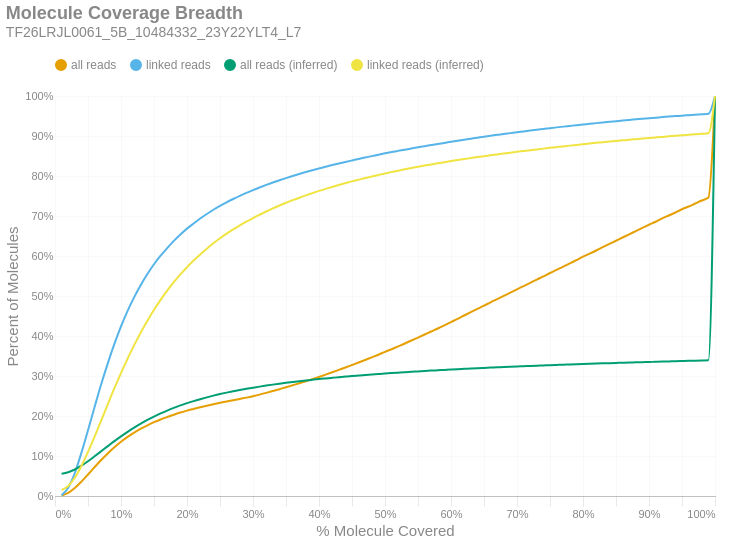

Source (notebook cell):
### Markdown cell above
### Molecule Read Coverage
This chart shows molecule coverage breadth as computed by the number of bases aligned to that molecule. In other words, "*how much of each unique long molecule is actually sequenced/aligned?*" Keep in mind there is a distinction between sequences and alignments, since some sequences belonging to a particular molecule may not align well and wouldn't appear in the alignment data. This chart also shows molecule coverage breadth as computed by the *inferred fragment* from which the aligned sequences originate. Unlike read coverage, this calculation takes into account the total insert size, including unsequenced gaps between the forward and reverse reads. Like the previous figures, these are cumulative percents.

### Code cell
if SKIPLR:
    print_html(f"Skipped")
else:
    binned_df = consolidated_hist(valids['coverage_bp'], mask, 0.01, True)
    binned_df_inf = consolidated_hist(valids['coverage_inserts'], mask, 0.01, True)
    binned_df = binned_df.with_columns(pl.lit(binned_df_inf['all reads (cumsum)']).alias('all reads (inferred)'))
    binned_df = binned_df.with_columns(pl.lit(binned_df_inf['linked reads (cumsum)']).alias('linked reads (inferred)'))
    binned_df = binned_df.with_columns(
        (pl.col('bin').cast(pl.Float64) + 0.01).alias('right_edge')
    )

    with SafeRender(binned_df):
        (
            density_plot(binned_df, 'Molecule Coverage Breadth', samplename, 'molcov', ['all reads (inferred)','linked reads (inferred)'])
            .encode(
                #x=alt.X('bin:Q', title="% Molecule Covered").axis(format = '%').scale(padding=0),
                x=alt.X('right_edge:Q', title="% Molecule Covered").axis(format='%').scale(padding=0),
                y=alt.Y('value:Q', title='Percent of Molecules')
                    .axis(format='%')
                    .stack(False)
                    .scale(domainMin=0, padding=0),
                color=alt.Color("key:N").scale(domain = ["all reads", "linked reads", "all reads (inferred)", "linked reads (inferred)"]),
                tooltip = [
                    alt.Tooltip("key:N", title = "Data Type"),
                    alt.Tooltip("range_label:N", title="% Molecule Covered"),
                    alt.Tooltip("value:Q", format = ".2%", title="% Molecules")
                ]
            )
        ).display()

### Figure 1 — Vega-Lite specification as saved in the notebook (floating-point values rounded to 4 significant figures)
{"width": "container", "height": 400, "config": {"title": {"anchor": "start", "dy": -15, "fontSize": 18, "color": "#888888", "subtitleColor": "#888888", "subtitleFontSize": 14}, "arc": {"fill": "#0072B2"}, "axis": {"domainColor": "#888888", "domainWidth": 0.5, "gridWidth": 0.2, "grid": false, "titleFontWeight": 400, "titleFontSize": 15, "labelFontSize": 11, "labelColor": "#888888", "tickColor": "#888888", "tickWidth": 0.2, "titleColor": "#888888"}, "axisBand": {"grid": false}, "axisX": {"grid": true, "tickSize": 10, "domainCap": "round"}, "axisY": {"domain": false, "grid": true, "tickSize": 0, "domainCap": "round"}, "background": "transparent", "header": {"labelFontSize": 15, "labelColor": "#888888", "titleFontSize": 15, "titleFontWeight": 600, "titleColor": "#888888"}, "legend": {"labelFont": "sans-serif", "labelFontSize": 12, "labelColor": "#888888", "symbolSize": 100, "symbolType": "circle", "titleFontSize": 12, "titlePadding": 10, "titleColor": "#888888", "title": null, "orient": "top"}, "range": {"category": ["#E69F00", "#56B4E9", "#009E73", "#F0E442", "#0072B2", "#D55E00", "#CC79A7", "#000000"], "diverging": ["#cfe8f3", "#a2d4ec", "#73bfe2", "#46abdb", "#1696d2", "#12719e"]}, "area": {"fill": "#0072B2", "fillOpacity": 0.7, "line": true, "strokeOpacity": 0.7}, "line": {"color": "#0072B2", "stroke": "#0072B2", "strokeWidth": 2}, "trail": {"color": "#0072B2", "stroke": "#0072B2", "strokeWidth": 0, "size": 1}, "point": {"filled": true, "fillOpacity": 1.0, "size": 95}, "text": {"color": "#888888", "fontSize": 11, "align": "right", "fontWeight": 400, "size": 11}, "bar": {"fill": "#0072B2", "stroke": null}, "view": {"stroke": null, "continuousWidth": 660, "continuousHeight": 400}}, "data": {"name": "data-337617cf9c75dbb95d07126dbf50b928"}, "mark": {"type": "line", "interpolate": "monotone", "point": {"opacity": 0, "size": 275}}, "encoding": {"color": {"field": "key", "scale": {"domain": ["all reads", "linked reads", "all reads (inferred)", "linked reads (inferred)"]}, "type": "nominal"}, "tooltip": [{"field": "key", "title": "Data Type", "type": "nominal"}, {"field": "range_label", "title": "% Molecule Covered", "type": "nominal"}, {"field": "value", "format": ".2%", "title": "% Molecules", "type": "quantitative"}], "x": {"axis": {"format": "%"}, "field": "right_edge", "scale": {"padding": 0}, "title": "% Molecule Covered", "type": "quantitative"}, "y": {"axis": {"format": "%"}, "field": "value", "scale": {"domainMin": 0, "padding": 0}, "stack": false, "title": "Percent of Molecules", "type": "quantitative"}}, "params": [{"name": "param_c36ac31b6afebe62", "select": {"type": "point", "fields": ["key"]}, "bind": "legend"}], "title": {"text": "Molecule Coverage Breadth", "subtitle": "TF26LRJL0061_5B_10484332_23Y22YLT4_L7"}, "transform": [{"fold": ["all reads (cumsum)", "linked reads (cumsum)", "all reads (inferred)", "linked reads (inferred)"]}, {"calculate": "replace(datum.key, ' (cumsum)', '')", "as": "key"}, {"filter": {"param": "param_c36ac31b6afebe62"}}], "usermeta": {"embedOptions": {"downloadFileName": "TF26LRJL0061_5B_10484332_23Y22YLT4_L7.molcov"}}, "$schema": "https://vega.github.io/schema/vega-lite/v6.4.1.json", "datasets": {"data-337617cf9c75dbb95d07126dbf50b928": [{"bin": "0.0", "interval": "0.0-0.01", "all reads": 0.0009559, "linked reads": 0.001832, "all reads (cumsum)": 0.0009559, "linked reads (cumsum)": 0.001832, "range_label": "0.0-0.01", "all reads (inferred)": 0.05577, "linked reads (inferred)": 0.01501, "right_edge": 0.01}, {"bin": "0.01", "interval": "0.01-0.02", "all reads": 0.006671, "linked reads": 0.01871, "all reads (cumsum)": 0.007627, "linked reads (cumsum)": 0.02054, "range_label": "0.01-0.02", "all reads (inferred)": 0.05944, "linked reads (inferred)": 0.02502, "right_edge": 0.02}, {"bin": "0.02", "interval": "0.02-0.03", "all reads": 0.01216, "linked reads": 0.03694, "all reads (cumsum)": 0.01979, "linked reads (cumsum)": 0.05749, "range_label": "0.02-0.03", "all reads (inferred)": 0.06629, "linked reads (inferred)": 0.04566, "right_edge": 0.03}, {"bin": "0.03", "interval": "0.03-0.04", "all reads": 0.01611, "linked reads": 0.0504, "all reads (cumsum)": 0.0359, "linked reads (cumsum)": 0.1079, "range_label": "0.03-0.04", "all reads (inferred)": 0.07573, "linked reads (inferred)": 0.07495, "right_edge": 0.04}, {"bin": "0.04", "interval": "0.04-0.05", "all reads": 0.01789, "linked reads": 0.05645, "all reads (cumsum)": 0.05379, "linked reads (cumsum)": 0.1643, "range_label": "0.04-0.05", "all reads (inferred)": 0.08697, "linked reads (inferred)": 0.1101, "right_edge": 0.05}, {"bin": "0.05", "interval": "0.05-0.06", "all reads": 0.01841, "linked reads": 0.05834, "all reads (cumsum)": 0.0722, "linked reads (cumsum)": 0.2227, "range_label": "0.05-0.06", "all reads (inferred)": 0.09922, "linked reads (inferred)": 0.1487, "right_edge": 0.06}, {"bin": "0.06", "interval": "0.06-0.07", "all reads": 0.01786, "linked reads": 0.05681, "all reads (cumsum)": 0.09006, "linked reads (cumsum)": 0.2795, "range_label": "0.06-0.07", "all reads (inferred)": 0.1119, "linked reads (inferred)": 0.1888, "right_edge": 0.07}, {"bin": "0.07", "interval": "0.07-0.08", "all reads": 0.01643, "linked reads": 0.05223, "all reads (cumsum)": 0.1065, "linked reads (cumsum)": 0.3317, "range_label": "0.07-0.08", "all reads (inferred)": 0.1246, "linked reads (inferred)": 0.2294, "right_edge": 0.08}, {"bin": "0.08", "interval": "0.08-0.09", "all reads": 0.01519, "linked reads": 0.04844, "all reads (cumsum)": 0.1217, "linked reads (cumsum)": 0.3802, "range_label": "0.08-0.09", "all reads (inferred)": 0.1372, "linked reads (inferred)": 0.2695, "right_edge": 0.09}, {"bin": "0.09", "interval": "0.09-0.1", "all reads": 0.0138, "linked reads": 0.04391, "all reads (cumsum)": 0.1355, "linked reads (cumsum)": 0.4241, "range_label": "0.09-0.1", "all reads (inferred)": 0.1491, "linked reads (inferred)": 0.3073, "right_edge": 0.1}, {"bin": "0.1", "interval": "0.1-0.11", "all reads": 0.01222, "linked reads": 0.03888, "all reads (cumsum)": 0.1477, "linked reads (cumsum)": 0.4629, "range_label": "0.1-0.11", "all reads (inferred)": 0.1604, "linked reads (inferred)": 0.3435, "right_edge": 0.11}, {"bin": "0.11", "interval": "0.11-0.12", "all reads": 0.01081, "linked reads": 0.0343, "all reads (cumsum)": 0.1585, "linked reads (cumsum)": 0.4973, "range_label": "0.11-0.12", "all reads (inferred)": 0.171, "linked reads (inferred)": 0.3773, "right_edge": 0.12}, {"bin": "0.12", "interval": "0.12-0.13", "all reads": 0.009629, "linked reads": 0.03048, "all reads (cumsum)": 0.1681, "linked reads (cumsum)": 0.5277, "range_label": "0.12-0.13", "all reads (inferred)": 0.1808, "linked reads (inferred)": 0.4086, "right_edge": 0.13}, {"bin": "0.13", "interval": "0.13-0.14", "all reads": 0.008648, "linked reads": 0.02735, "all reads (cumsum)": 0.1768, "linked reads (cumsum)": 0.5551, "range_label": "0.13-0.14", "all reads (inferred)": 0.1901, "linked reads (inferred)": 0.4381, "right_edge": 0.14}, {"bin": "0.14", "interval": "0.14-0.15", "all reads": 0.00775, "linked reads": 0.02434, "all reads (cumsum)": 0.1845, "linked reads (cumsum)": 0.5794, "range_label": "0.14-0.15", "all reads (inferred)": 0.1987, "linked reads (inferred)": 0.4655, "right_edge": 0.15}, {"bin": "0.15", "interval": "0.15-0.16", "all reads": 0.006831, "linked reads": 0.02134, "all reads (cumsum)": 0.1914, "linked reads (cumsum)": 0.6008, "range_label": "0.15-0.16", "all reads (inferred)": 0.2064, "linked reads (inferred)": 0.4902, "right_edge": 0.16}, {"bin": "0.16", "interval": "0.16-0.17", "all reads": 0.006131, "linked reads": 0.01908, "all reads (cumsum)": 0.1975, "linked reads (cumsum)": 0.6198, "range_label": "0.16-0.17", "all reads (inferred)": 0.2136, "linked reads (inferred)": 0.5132, "right_edge": 0.17}, {"bin": "0.17", "interval": "0.17-0.18", "all reads": 0.005798, "linked reads": 0.01791, "all reads (cumsum)": 0.2033, "linked reads (cumsum)": 0.6378, "range_label": "0.17-0.18", "all reads (inferred)": 0.2203, "linked reads (inferred)": 0.5345, "right_edge": 0.18}, {"bin": "0.18", "interval": "0.18-0.19", "all reads": 0.005277, "linked reads": 0.01611, "all reads (cumsum)": 0.2086, "linked reads (cumsum)": 0.6539, "range_label": "0.18-0.19", "all reads (inferred)": 0.2265, "linked reads (inferred)": 0.5541, "right_edge": 0.19}, {"bin": "0.19", "interval": "0.19-0.2", "all reads": 0.004833, "linked reads": 0.01462, "all reads (cumsum)": 0.2134, "linked reads (cumsum)": 0.6685, "range_label": "0.19-0.2", "all reads (inferred)": 0.2321, "linked reads (inferred)": 0.572, "right_edge": 0.2}, {"bin": "0.2", "interval": "0.2-0.21", "all reads": 0.004281, "linked reads": 0.01281, "all reads (cumsum)": 0.2177, "linked reads (cumsum)": 0.6813, "range_label": "0.2-0.21", "all reads (inferred)": 0.2373, "linked reads (inferred)": 0.5885, "right_edge": 0.21}, {"bin": "0.21", "interval": "0.21-0.22", "all reads": 0.004167, "linked reads": 0.01235, "all reads (cumsum)": 0.2218, "linked reads (cumsum)": 0.6936, "range_label": "0.21-0.22", "all reads (inferred)": 0.2421, "linked reads (inferred)": 0.6038, "right_edge": 0.22}, {"bin": "0.22", "interval": "0.22-0.23", "all reads": 0.00391, "linked reads": 0.01137, "all reads (cumsum)": 0.2258, "linked reads (cumsum)": 0.705, "range_label": "0.22-0.23", "all reads (inferred)": 0.2466, "linked reads (inferred)": 0.6183, "right_edge": 0.23}, {"bin": "0.23", "interval": "0.23-0.24", "all reads": 0.003737, "linked reads": 0.01063, "all reads (cumsum)": 0.2295, "linked reads (cumsum)": 0.7156, "range_label": "0.23-0.24", "all reads (inferred)": 0.2509, "linked reads (inferred)": 0.6318, "right_edge": 0.24}, {"bin": "0.24", "interval": "0.24-0.25", "all reads": 0.003487, "linked reads": 0.00962, "all reads (cumsum)": 0.233, "linked reads (cumsum)": 0.7253, "range_label": "0.24-0.25", "all reads (inferred)": 0.2549, "linked reads (inferred)": 0.6444, "right_edge": 0.25}, {"bin": "0.25", "interval": "0.25-0.26", "all reads": 0.003311, "linked reads": 0.008938, "all reads (cumsum)": 0.2363, "linked reads (cumsum)": 0.7342, "range_label": "0.25-0.26", "all reads (inferred)": 0.2585, "linked reads (inferred)": 0.6558, "right_edge": 0.26}, {"bin": "0.26", "interval": "0.26-0.27", "all reads": 0.003167, "linked reads": 0.008344, "all reads (cumsum)": 0.2395, "linked reads (cumsum)": 0.7425, "range_label": "0.26-0.27", "all reads (inferred)": 0.2619, "linked reads (inferred)": 0.6665, "right_edge": 0.27}, {"bin": "0.27", "interval": "0.27-0.28", "all reads": 0.003227, "linked reads": 0.007997, "all reads (cumsum)": 0.2427, "linked reads (cumsum)": 0.7505, "range_label": "0.27-0.28", "all reads (inferred)": 0.265, "linked reads (inferred)": 0.6766, "right_edge": 0.28}, {"bin": "0.28", "interval": "0.28-0.29", "all reads": 0.003277, "linked reads": 0.00741, "all reads (cumsum)": 0.246, "linked reads (cumsum)": 0.758, "range_label": "0.28-0.29", "all reads (inferred)": 0.268, "linked reads (inferred)": 0.6859, "right_edge": 0.29}, {"bin": "0.29", "interval": "0.29-0.3", "all reads": 0.003579, "linked reads": 0.006914, "all reads (cumsum)": 0.2495, "linked reads (cumsum)": 0.7649, "range_label": "0.29-0.3", "all reads (inferred)": 0.2708, "linked reads (inferred)": 0.6948, "right_edge": 0.3}, {"bin": "0.3", "interval": "0.3-0.31", "all reads": 0.003959, "linked reads": 0.00652, "all reads (cumsum)": 0.2535, "linked reads (cumsum)": 0.7714, "range_label": "0.3-0.31", "all reads (inferred)": 0.2734, "linked reads (inferred)": 0.7032, "right_edge": 0.31}, {"bin": "0.31", "interval": "0.31-0.32", "all reads": 0.004386, "linked reads": 0.006289, "all reads (cumsum)": 0.2579, "linked reads (cumsum)": 0.7777, "range_label": "0.31-0.32", "all reads (inferred)": 0.276, "linked reads (inferred)": 0.7113, "right_edge": 0.32}, {"bin": "0.32", "interval": "0.32-0.33", "all reads": 0.004533, "linked reads": 0.006082, "all reads (cumsum)": 0.2624, "linked reads (cumsum)": 0.7838, "range_label": "0.32-0.33", "all reads (inferred)": 0.2784, "linked reads (inferred)": 0.719, "right_edge": 0.33}, {"bin": "0.33", "interval": "0.33-0.34", "all reads": 0.004657, "linked reads": 0.005578, "all reads (cumsum)": 0.2671, "linked reads (cumsum)": 0.7893, "range_label": "0.33-0.34", "all reads (inferred)": 0.2807, "linked reads (inferred)": 0.7262, "right_edge": 0.34}, {"bin": "0.34", "interval": "0.34-0.35", "all reads": 0.004736, "linked reads": 0.005427, "all reads (cumsum)": 0.2718, "linked reads (cumsum)": 0.7948, "range_label": "0.34-0.35", "all reads (inferred)": 0.2829, "linked reads (inferred)": 0.7331, "right_edge": 0.35}, {"bin": "0.35", "interval": "0.35-0.36", "all reads": 0.004947, "linked reads": 0.005241, "all reads (cumsum)": 0.2768, "linked reads (cumsum)": 0.8, "range_label": "0.35-0.36", "all reads (inferred)": 0.2849, "linked reads (inferred)": 0.7396, "right_edge": 0.36}, {"bin": "0.36", "interval": "0.36-0.37", "all reads": 0.004979, "linked reads": 0.005002, "all reads (cumsum)": 0.2817, "linked reads (cumsum)": 0.805, "range_label": "0.36-0.37", "all reads (inferred)": 0.2869, "linked reads (inferred)": 0.7458, "right_edge": 0.37}, {"bin": "0.37", "interval": "0.37-0.38", "all reads": 0.005101, "linked reads": 0.004817, "all reads (cumsum)": 0.2868, "linked reads (cumsum)": 0.8098, "range_label": "0.37-0.38", "all reads (inferred)": 0.2888, "linked reads (inferred)": 0.7516, "right_edge": 0.38}, {"bin": "0.38", "interval": "0.38-0.39", "all reads": 0.005261, "linked reads": 0.00465, "all reads (cumsum)": 0.2921, "linked reads (cumsum)": 0.8145, "range_label": "0.38-0.39", "all reads (inferred)": 0.2905, "linked reads (inferred)": 0.7572, "right_edge": 0.39}, {"bin": "0.39", "interval": "0.39-0.4", "all reads": 0.00553, "linked reads": 0.004381, "all reads (cumsum)": 0.2976, "linked reads (cumsum)": 0.8189, "range_label": "0.39-0.4", "all reads (inferred)": 0.2923, "linked reads (inferred)": 0.7627, "right_edge": 0.4}, {"bin": "0.4", "interval": "0.4-0.41", "all reads": 0.005716, "linked reads": 0.004292, "all reads (cumsum)": 0.3033, "linked reads (cumsum)": 0.8231, "range_label": "0.4-0.41", "all reads (inferred)": 0.2939, "linked reads (inferred)": 0.7677, "right_edge": 0.41}, {"bin": "0.41", "interval": "0.41-0.42", "all reads": 0.005917, "linked reads": 0.004142, "all reads (cumsum)": 0.3093, "linked reads (cumsum)": 0.8273, "range_label": "0.41-0.42", "all reads (inferred)": 0.2955, "linked reads (inferred)": 0.7726, "right_edge": 0.42}, {"bin": "0.42", "interval": "0.42-0.43", "all reads": 0.006018, "linked reads": 0.004042, "all reads (cumsum)": 0.3153, "linked reads (cumsum)": 0.8313, "range_label": "0.42-0.43", "all reads (inferred)": 0.297, "linked reads (inferred)": 0.7775, "right_edge": 0.43}, {"bin": "0.43", "interval": "0.43-0.44", "all reads": 0.005997, "linked reads": 0.003849, "all reads (cumsum)": 0.3213, "linked reads (cumsum)": 0.8352, "range_label": "0.43-0.44", "all reads (inferred)": 0.2985, "linked reads (inferred)": 0.7821, "right_edge": 0.44}, {"bin": "0.44", "interval": "0.44-0.45", "all reads": 0.006173, "linked reads": 0.003692, "all reads (cumsum)": 0.3275, "linked reads (cumsum)": 0.8389, "range_label": "0.44-0.45", "all reads (inferred)": 0.2999, "linked reads (inferred)": 0.7866, "right_edge": 0.45}, {"bin": "0.45", "interval": "0.45-0.46", "all reads": 0.006238, "linked reads": 0.003627, "all reads (cumsum)": 0.3337, "linked reads (cumsum)": 0.8425, "range_label": "0.45-0.46", "all reads (inferred)": 0.3012, "linked reads (inferred)": 0.7908, "right_edge": 0.46}, {"bin": "0.46", "interval": "0.46-0.47", "all reads": 0.006437, "linked reads": 0.003802, "all reads (cumsum)": 0.3401, "linked reads (cumsum)": 0.8463, "range_label": "0.46-0.47", "all reads (inferred)": 0.3025, "linked reads (inferred)": 0.7949, "right_edge": 0.47}, {"bin": "0.47", "interval": "0.47-0.48", "all reads": 0.006572, "linked reads": 0.00344, "all reads (cumsum)": 0.3467, "linked reads (cumsum)": 0.8497, "range_label": "0.47-0.48", "all reads (inferred)": 0.3037, "linked reads (inferred)": 0.7987, "right_edge": 0.48}, {"bin": "0.48", "interval": "0.48-0.49", "all reads": 0.006496, "linked reads": 0.003489, "all reads (cumsum)": 0.3532, "linked reads (cumsum)": 0.8532, "range_label": "0.48-0.49", "all reads (inferred)": 0.305, "linked reads (inferred)": 0.8026, "right_edge": 0.49}, {"bin": "0.49", "interval": "0.49-0.5", "all reads": 0.00722, "linked reads": 0.003408, "all reads (cumsum)": 0.3604, "linked reads (cumsum)": 0.8566, "range_label": "0.49-0.5", "all reads (inferred)": 0.3062, "linked reads (inferred)": 0.8064, "right_edge": 0.5}, {"bin": "0.5", "interval": "0.5-0.51", "all reads": 0.006515, "linked reads": 0.003135, "all reads (cumsum)": 0.3669, "linked reads (cumsum)": 0.8598, "range_label": "0.5-0.51", "all reads (inferred)": 0.3073, "linked reads (inferred)": 0.81, "right_edge": 0.51}, {"bin": "0.51", "interval": "0.51-0.52", "all reads": 0.007277, "linked reads": 0.003038, "all reads (cumsum)": 0.3742, "linked reads (cumsum)": 0.8628, "range_label": "0.51-0.52", "all reads (inferred)": 0.3084, "linked reads (inferred)": 0.8133, "right_edge": 0.52}, {"bin": "0.52", "interval": "0.52-0.53", "all reads": 0.007091, "linked reads": 0.003019, "all reads (cumsum)": 0.3813, "linked reads (cumsum)": 0.8658, "range_label": "0.52-0.53", "all reads (inferred)": 0.3095, "linked reads (inferred)": 0.8167, "right_edge": 0.53}, {"bin": "0.53", "interval": "0.53-0.54", "all reads": 0.007478, "linked reads": 0.002945, "all reads (cumsum)": 0.3888, "linked reads (cumsum)": 0.8688, "range_label": "0.53-0.54", "all reads (inferred)": 0.3105, "linked reads (inferred)": 0.8199, "right_edge": 0.54}, {"bin": "0.54", "interval": "0.54-0.55", "all reads": 0.007321, "linked reads": 0.002959, "all reads (cumsum)": 0.3961, "linked reads (cumsum)": 0.8717, "range_label": "0.54-0.55", "all reads (inferred)": 0.3115, "linked reads (inferred)": 0.8229, "right_edge": 0.55}, {"bin": "0.55", "interval": "0.55-0.56", "all reads": 0.007583, "linked reads": 0.002809, "all reads (cumsum)": 0.4037, "linked reads (cumsum)": 0.8745, "range_label": "0.55-0.56", "all reads (inferred)": 0.3125, "linked reads (inferred)": 0.826, "right_edge": 0.56}, {"bin": "0.56", "interval": "0.56-0.57", "all reads": 0.007589, "linked reads": 0.002813, "all reads (cumsum)": 0.4113, "linked reads (cumsum)": 0.8774, "range_label": "0.56-0.57", "all reads (inferred)": 0.3135, "linked reads (inferred)": 0.8289, "right_edge": 0.57}, {"bin": "0.57", "interval": "0.57-0.58", "all reads": 0.007539, "linked reads": 0.002747, "all reads (cumsum)": 0.4188, "linked reads (cumsum)": 0.8801, "range_label": "0.57-0.58", "all reads (inferred)": 0.3144, "linked reads (inferred)": 0.8317, "right_edge": 0.58}, {"bin": "0.58", "interval": "0.58-0.59", "all reads": 0.007913, "linked reads": 0.002597, "all reads (cumsum)": 0.4267, "linked reads (cumsum)": 0.8827, "range_label": "0.58-0.59", "all reads (inferred)": 0.3153, "linked reads (inferred)": 0.8345, "right_edge": 0.59}, {"bin": "0.59", "interval": "0.59-0.6", "all reads": 0.008109, "linked reads": 0.002722, "all reads (cumsum)": 0.4348, "linked reads (cumsum)": 0.8854, "range_label": "0.59-0.6", "all reads (inferred)": 0.3162, "linked reads (inferred)": 0.8372, "right_edge": 0.6}, {"bin": "0.6", "interval": "0.6-0.61", "all reads": 0.007943, "linked reads": 0.002639, "all reads (cumsum)": 0.4428, "linked reads (cumsum)": 0.8881, "range_label": "0.6-0.61", "all reads (inferred)": 0.3171, "linked reads (inferred)": 0.8398, "right_edge": 0.61}, {"bin": "0.61", "interval": "0.61-0.62", "all reads": 0.008475, "linked reads": 0.002568, "all reads (cumsum)": 0.4512, "linked reads (cumsum)": 0.8906, "range_label": "0.61-0.62", "all reads (inferred)": 0.3179, "linked reads (inferred)": 0.8423, "right_edge": 0.62}, {"bin": "0.62", "interval": "0.62-0.63", "all reads": 0.00828, "linked reads": 0.002644, "all reads (cumsum)": 0.4595, "linked reads (cumsum)": 0.8933, "range_label": "0.62-0.63", "all reads (inferred)": 0.3187, "linked reads (inferred)": 0.8448, "right_edge": 0.63}, {"bin": "0.63", "interval": "0.63-0.64", "all reads": 0.008156, "linked reads": 0.002472, "all reads (cumsum)": 0.4677, "linked reads (cumsum)": 0.8957, "range_label": "0.63-0.64", "all reads (inferred)": 0.3195, "linked reads (inferred)": 0.8472, "right_edge": 0.64}, {"bin": "0.64", "interval": "0.64-0.65", "all reads": 0.008055, "linked reads": 0.002491, "all reads (cumsum)": 0.4757, "linked reads (cumsum)": 0.8982, "range_label": "0.64-0.65", "all reads (inferred)": 0.3203, "linked reads (inferred)": 0.8495, "right_edge": 0.65}, {"bin": "0.65", "interval": "0.65-0.66", "all reads": 0.008435, "linked reads": 0.002383, "all reads (cumsum)": 0.4842, "linked reads (cumsum)": 0.9006, "range_label": "0.65-0.66", "all reads (inferred)": 0.321, "linked reads (inferred)": 0.8517, "right_edge": 0.66}, {"bin": "0.66", "interval": "0.66-0.67", "all reads": 0.008081, "linked reads": 0.002229, "all reads (cumsum)": 0.4923, "linked reads (cumsum)": 0.9028, "range_label": "0.66-0.67", "all reads (inferred)": 0.3217, "linked reads (inferred)": 0.8539, "right_edge": 0.67}, {"bin": "0.67", "interval": "0.67-0.68", "all reads": 0.00819, "linked reads": 0.002209, "all reads (cumsum)": 0.5004, "linked reads (cumsum)": 0.9051, "range_label": "0.67-0.68", "all reads (inferred)": 0.3224, "linked reads (inferred)": 0.8562, "right_edge": 0.68}, {"bin": "0.68", "interval": "0.68-0.69", "all reads": 0.008116, "linked reads": 0.002138, "all reads (cumsum)": 0.5086, "linked reads (cumsum)": 0.9072, "range_label": "0.68-0.69", "all reads (inferred)": 0.3232, "linked reads (inferred)": 0.8583, "right_edge": 0.69}, {"bin": "0.69", "interval": "0.69-0.7", "all reads": 0.008214, "linked reads": 0.002193, "all reads (cumsum)": 0.5168, "linked reads (cumsum)": 0.9094, "range_label": "0.69-0.7", "all reads (inferred)": 0.3238, "linked reads (inferred)": 0.8604, "right_edge": 0.7}, {"bin": "0.7", "interval": "0.7-0.71", "all reads": 0.008032, "linked reads": 0.002061, "all reads (cumsum)": 0.5248, "linked reads (cumsum)": 0.9114, "range_label": "0.7-0.71", "all reads (inferred)": 0.3245, "linked reads (inferred)": 0.8625, "right_edge": 0.71}, {"bin": "0.71", "interval": "0.71-0.72", "all reads": 0.008037, "linked reads": 0.002169, "all reads (cumsum)": 0.5328, "linked reads (cumsum)": 0.9136, "range_label": "0.71-0.72", "all reads (inferred)": 0.3252, "linked reads (inferred)": 0.8646, "right_edge": 0.72}, {"bin": "0.72", "interval": "0.72-0.73", "all reads": 0.008193, "linked reads": 0.002065, "all reads (cumsum)": 0.541, "linked reads (cumsum)": 0.9157, "range_label": "0.72-0.73", "all reads (inferred)": 0.3258, "linked reads (inferred)": 0.8665, "right_edge": 0.73}, {"bin": "0.73", "interval": "0.73-0.74", "all reads": 0.008039, "linked reads": 0.00193, "all reads (cumsum)": 0.5491, "linked reads (cumsum)": 0.9176, "range_label": "0.73-0.74", "all reads (inferred)": 0.3264, "linked reads (inferred)": 0.8684, "right_edge": 0.74}, {"bin": "0.74", "interval": "0.74-0.75", "all reads": 0.008461, "linked reads": 0.002019, "all reads (cumsum)": 0.5575, "linked reads (cumsum)": 0.9196, "range_label": "0.74-0.75", "all reads (inferred)": 0.3271, "linked reads (inferred)": 0.8704, "right_edge": 0.75}, {"bin": "0.75", "interval": "0.75-0.76", "all reads": 0.007834, "linked reads": 0.001941, "all reads (cumsum)": 0.5654, "linked reads (cumsum)": 0.9216, "range_label": "0.75-0.76", "all reads (inferred)": 0.3277, "linked reads (inferred)": 0.8722, "right_edge": 0.76}, {"bin": "0.76", "interval": "0.76-0.77", "all reads": 0.008234, "linked reads": 0.001883, "all reads (cumsum)": 0.5736, "linked reads (cumsum)": 0.9235, "range_label": "0.76-0.77", "all reads (inferred)": 0.3282, "linked reads (inferred)": 0.874, "right_edge": 0.77}, {"bin": "0.77", "interval": "0.77-0.78", "all reads": 0.007946, "linked reads": 0.00182, "all reads (cumsum)": 0.5815, "linked reads (cumsum)": 0.9253, "range_label": "0.77-0.78", "all reads (inferred)": 0.3289, "linked reads (inferred)": 0.8759, "right_edge": 0.78}, {"bin": "0.78", "interval": "0.78-0.79", "all reads": 0.008097, "linked reads": 0.001832, "all reads (cumsum)": 0.5896, "linked reads (cumsum)": 0.9271, "range_label": "0.78-0.79", "all reads (inferred)": 0.3294, "linked reads (inferred)": 0.8777, "right_edge": 0.79}, {"bin": "0.79", "interval": "0.79-0.8", "all reads": 0.008574, "linked reads": 0.001727, "all reads (cumsum)": 0.5982, "linked reads (cumsum)": 0.9288, "range_label": "0.79-0.8", "all reads (inferred)": 0.33, "linked reads (inferred)": 0.8795, "right_edge": 0.8}, {"bin": "0.8", "interval": "0.8-0.81", "all reads": 0.007676, "linked reads": 0.001595, "all reads (cumsum)": 0.6059, "linked reads (cumsum)": 0.9304, "range_label": "0.8-0.81", "all reads (inferred)": 0.3306, "linked reads (inferred)": 0.8812, "right_edge": 0.81}, {"bin": "0.81", "interval": "0.81-0.82", "all reads": 0.007911, "linked reads": 0.001748, "all reads (cumsum)": 0.6138, "linked reads (cumsum)": 0.9322, "range_label": "0.81-0.82", "all reads (inferred)": 0.3311, "linked reads (inferred)": 0.8829, "right_edge": 0.82}, {"bin": "0.82", "interval": "0.82-0.83", "all reads": 0.008262, "linked reads": 0.001676, "all reads (cumsum)": 0.6221, "linked reads (cumsum)": 0.9339, "range_label": "0.82-0.83", "all reads (inferred)": 0.3317, "linked reads (inferred)": 0.8845, "right_edge": 0.83}, {"bin": "0.83", "interval": "0.83-0.84", "all reads": 0.008111, "linked reads": 0.001612, "all reads (cumsum)": 0.6302, "linked reads (cumsum)": 0.9355, "range_label": "0.83-0.84", "all reads (inferred)": 0.3322, "linked reads (inferred)": 0.8861, "right_edge": 0.84}, {"bin": "0.84", "interval": "0.84-0.85", "all reads": 0.007949, "linked reads": 0.001578, "all reads (cumsum)": 0.6381, "linked reads (cumsum)": 0.937, "range_label": "0.84-0.85", "all reads (inferred)": 0.3327, "linked reads (inferred)": 0.8876, "right_edge": 0.85}, {"bin": "0.85", "interval": "0.85-0.86", "all reads": 0.008108, "linked reads": 0.001494, "all reads (cumsum)": 0.6462, "linked reads (cumsum)": 0.9385, "range_label": "0.85-0.86", "all reads (inferred)": 0.3332, "linked reads (inferred)": 0.8892, "right_edge": 0.86}, {"bin": "0.86", "interval": "0.86-0.87", "all reads": 0.00795, "linked reads": 0.00164, "all reads (cumsum)": 0.6542, "linked reads (cumsum)": 0.9402, "range_label": "0.86-0.87", "all reads (inferred)": 0.3337, "linked reads (inferred)": 0.8907, "right_edge": 0.87}, {"bin": "0.87", "interval": "0.87-0.88", "all reads": 0.008166, "linked reads": 0.001417, "all reads (cumsum)": 0.6624, "linked reads (cumsum)": 0.9416, "range_label": "0.87-0.88", "all reads (inferred)": 0.3342, "linked reads (inferred)": 0.8921, "right_edge": 0.88}, {"bin": "0.88", "interval": "0.88-0.89", "all reads": 0.007905, "linked reads": 0.001519, "all reads (cumsum)": 0.6703, "linked reads (cumsum)": 0.9431, "range_label": "0.88-0.89", "all reads (inferred)": 0.3346, "linked reads (inferred)": 0.8936, "right_edge": 0.89}, {"bin": "0.89", "interval": "0.89-0.9", "all reads": 0.007897, "linked reads": 0.001398, "all reads (cumsum)": 0.6782, "linked reads (cumsum)": 0.9445, "range_label": "0.89-0.9", "all reads (inferred)": 0.3351, "linked reads (inferred)": 0.8949, "right_edge": 0.9}, {"bin": "0.9", "interval": "0.9-0.91", "all reads": 0.007436, "linked reads": 0.001263, "all reads (cumsum)": 0.6856, "linked reads (cumsum)": 0.9458, "range_label": "0.9-0.91", "all reads (inferred)": 0.3356, "linked reads (inferred)": 0.8964, "right_edge": 0.91}, {"bin": "0.91", "interval": "0.91-0.92", "all reads": 0.008498, "linked reads": 0.001443, "all reads (cumsum)": 0.6941, "linked reads (cumsum)": 0.9472, "range_label": "0.91-0.92", "all reads (inferred)": 0.336, "linked reads (inferred)": 0.8978, "right_edge": 0.92}, {"bin": "0.92", "interval": "0.92-0.93", "all reads": 0.00709, "linked reads": 0.00132, "all reads (cumsum)": 0.7012, "linked reads (cumsum)": 0.9485, "range_label": "0.92-0.93", "all reads (inferred)": 0.3365, "linked reads (inferred)": 0.8991, "right_edge": 0.93}, {"bin": "0.93", "interval": "0.93-0.94", "all reads": 0.007563, "linked reads": 0.00119, "all reads (cumsum)": 0.7087, "linked reads (cumsum)": 0.9497, "range_label": "0.93-0.94", "all reads (inferred)": 0.3369, "linked reads (inferred)": 0.9003, "right_edge": 0.94}, {"bin": "0.94", "interval": "0.94-0.95", "all reads": 0.008076, "linked reads": 0.001203, "all reads (cumsum)": 0.7168, "linked reads (cumsum)": 0.9509, "range_label": "0.94-0.95", "all reads (inferred)": 0.3374, "linked reads (inferred)": 0.9017, "right_edge": 0.95}, {"bin": "0.95", "interval": "0.95-0.96", "all reads": 0.006852, "linked reads": 0.001167, "all reads (cumsum)": 0.7237, "linked reads (cumsum)": 0.9521, "range_label": "0.95-0.96", "all reads (inferred)": 0.3378, "linked reads (inferred)": 0.903, "right_edge": 0.96}, {"bin": "0.96", "interval": "0.96-0.97", "all reads": 0.00757, "linked reads": 0.001184, "all reads (cumsum)": 0.7312, "linked reads (cumsum)": 0.9533, "range_label": "0.96-0.97", "all reads (inferred)": 0.3383, "linked reads (inferred)": 0.9042, "right_edge": 0.97}, {"bin": "0.97", "interval": "0.97-0.98", "all reads": 0.007555, "linked reads": 0.001095, "all reads (cumsum)": 0.7388, "linked reads (cumsum)": 0.9544, "range_label": "0.97-0.98", "all reads (inferred)": 0.3388, "linked reads (inferred)": 0.9055, "right_edge": 0.98}, {"bin": "0.98", "interval": "0.98-0.99", "all reads": 0.0072, "linked reads": 0.001171, "all reads (cumsum)": 0.746, "linked reads (cumsum)": 0.9555, "range_label": "0.98-0.99", "all reads (inferred)": 0.3394, "linked reads (inferred)": 0.9069, "right_edge": 0.99}, {"bin": "0.99", "interval": "0.99-1.0", "all reads": 0.254, "linked reads": 0.04446, "all reads (cumsum)": 1.0, "linked reads (cumsum)": 1.0, "range_label": "0.99-1.0", "all reads (inferred)": 1.0, "linked reads (inferred)": 1.0, "right_edge": 1.0}]}}
